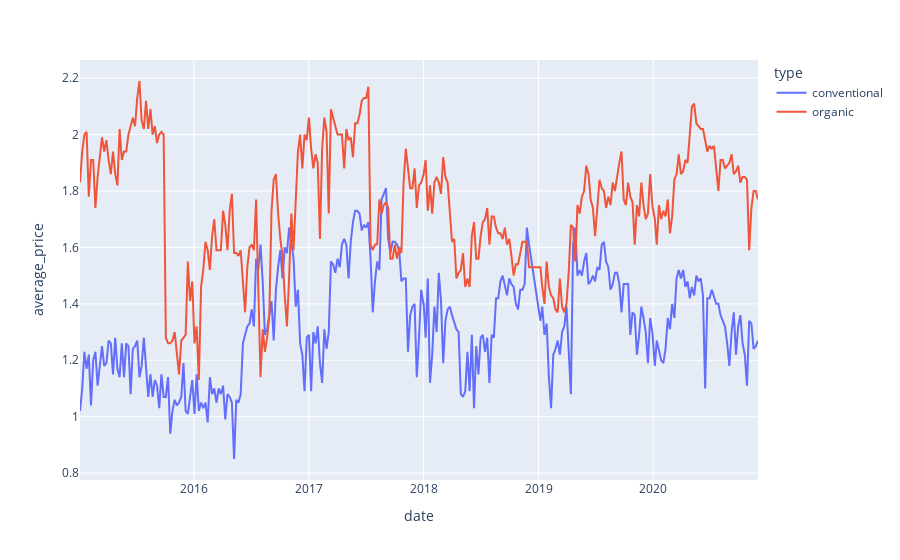

Notebook code for this chart:
### Code cell
fig = df['geography'] == 'Boston'
px.line(df[fig] , x= 'date' , y='average_price',color ='type')

### Figure 1 — Plotly figure (JSON) as saved in the notebook; plotly's stock layout.template omitted (floating-point values rounded to 4 significant figures; data arrays with more than 128 entries replaced by an {"elided": "..."} marker saying what was removed)
{"data": [{"hovertemplate": "type=conventional<br>date=%{x}<br>average_price=%{y}<extra></extra>", "legendgroup": "conventional", "line": {"color": "#636efa", "dash": "solid"}, "marker": {"symbol": "circle"}, "mode": "lines", "name": "conventional", "orientation": "v", "showlegend": true, "type": "scatter", "x": {"elided": "306 str values"}, "xaxis": "x", "y": {"elided": "306 float values"}, "yaxis": "y"}, {"hovertemplate": "type=organic<br>date=%{x}<br>average_price=%{y}<extra></extra>", "legendgroup": "organic", "line": {"color": "#EF553B", "dash": "solid"}, "marker": {"symbol": "circle"}, "mode": "lines", "name": "organic", "orientation": "v", "showlegend": true, "type": "scatter", "x": {"elided": "306 str values"}, "xaxis": "x", "y": {"elided": "306 float values"}, "yaxis": "y"}], "layout": {"autosize": true, "legend": {"title": {"text": "type"}, "tracegroupgap": 0}, "margin": {"t": 60}, "xaxis": {"anchor": "y", "autorange": true, "domain": [0, 1], "range": ["2015-01-04", "2020-11-29"], "title": {"text": "date"}, "type": "date"}, "yaxis": {"anchor": "x", "autorange": true, "domain": [0, 1], "range": [0.7756, 2.264], "title": {"text": "average_price"}, "type": "linear"}}}
